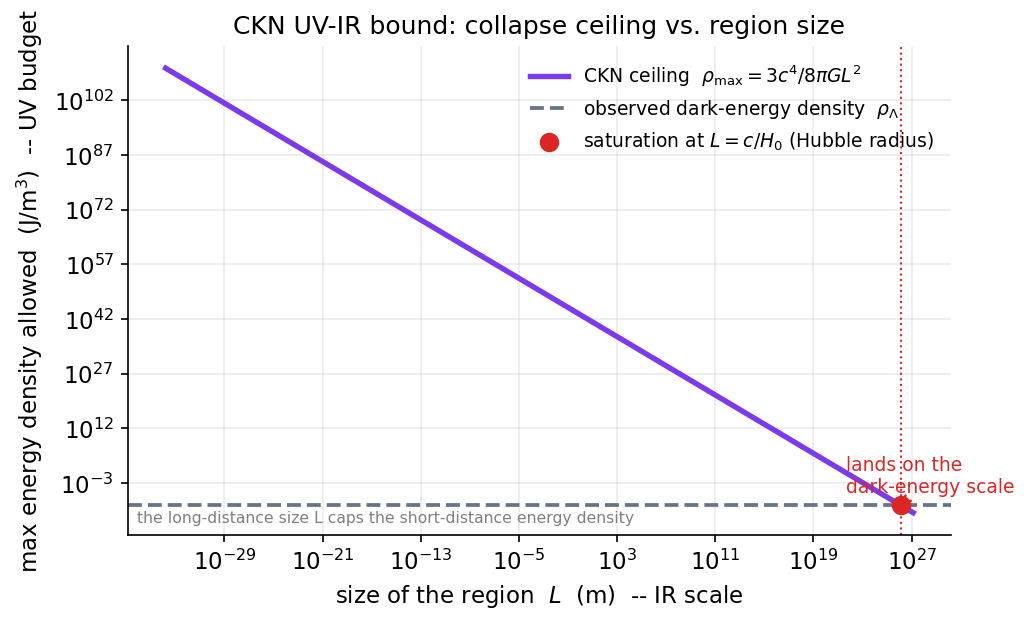

Write Python code to recreate this figure.
import numpy as np, matplotlib
matplotlib.use("Agg")
import matplotlib.pyplot as plt
plt.rcParams.update({"figure.dpi":150,"savefig.dpi":150,"font.size":11,
    "axes.grid":True,"grid.alpha":0.25,"axes.spines.top":False,"axes.spines.right":False,
    "axes.titlesize":12,"figure.facecolor":"white","axes.facecolor":"white"})
C_FW="#7c3aed"; C_NEWTON="#64748b"; C_MOND="#0891b2"; C_DATA="#dc2626"
fig, ax = plt.subplots(figsize=(7,4.3))

# physical constants (SI, hardcoded published values)
c=2.998e8; G=6.674e-11; hbar=1.055e-34
lP=np.sqrt(G*hbar/c**3)               # Planck length ~1.6e-35 m
H0=70.0*1000.0/3.086e22               # H0=70 km/s/Mpc in s^-1
L_H=c/H0                              # Hubble radius ~1.3e26 m

# CKN collapse ceiling: region of size L cannot hold more than a black hole of size L.
# M_max = L c^2/(2G); rho_E = M_max c^2 / ((4/3) pi L^3) = 3 c^4 / (8 pi G L^2)
def rho_ceiling(L): return 3.0*c**4/(8.0*np.pi*G*L**2)   # J/m^3

# Observed dark-energy density: Lambda = 3 H0^2/c^2, rho_DE(energy) = Lambda c^2/(8 pi G) * c^2
Lam=3.0*H0**2/c**2
rho_DE=Lam*c**2/(8.0*np.pi*G)*c**2     # J/m^3

# Scan L from just above the Planck length up to ~10x the Hubble radius
L=np.logspace(np.log10(lP*10), np.log10(L_H*10), 500)
ax.plot(L, rho_ceiling(L), color=C_FW, lw=2.6,
        label=r"CKN ceiling  $\rho_{\max}=3c^4/8\pi G L^2$")

# Observed dark-energy density (horizontal reference)
ax.axhline(rho_DE, color=C_NEWTON, ls="--", lw=1.8,
           label=r"observed dark-energy density  $\rho_\Lambda$")

# Saturation point at the Hubble radius
ax.scatter([L_H],[rho_ceiling(L_H)], color=C_DATA, zorder=6, s=70,
           label=r"saturation at $L=c/H_0$ (Hubble radius)")
ax.axvline(L_H, color=C_DATA, ls=":", lw=1)
ax.annotate("lands on the\ndark-energy scale", xy=(L_H, rho_ceiling(L_H)),
            xytext=(L_H/3e4, rho_ceiling(L_H)*3e3), color=C_DATA, fontsize=9,
            arrowprops=dict(arrowstyle="->", color=C_DATA, lw=1.2))

ax.set_xscale("log"); ax.set_yscale("log")
ax.set_xlabel(r"size of the region  $L$  (m)  -- IR scale")
ax.set_ylabel(r"max energy density allowed  (J/m$^3$)  -- UV budget")
ax.set_title("CKN UV-IR bound: collapse ceiling vs. region size")
ax.legend(frameon=False, loc="upper right", fontsize=9)
ax.text(0.01,0.02,"the long-distance size L caps the short-distance energy density",
        transform=ax.transAxes, ha="left", va="bottom", fontsize=7.5, color="0.5")
fig.tight_layout(); fig.savefig("ch16_ckn_uvir_bound.png", bbox_inches="tight"); print("ok")
